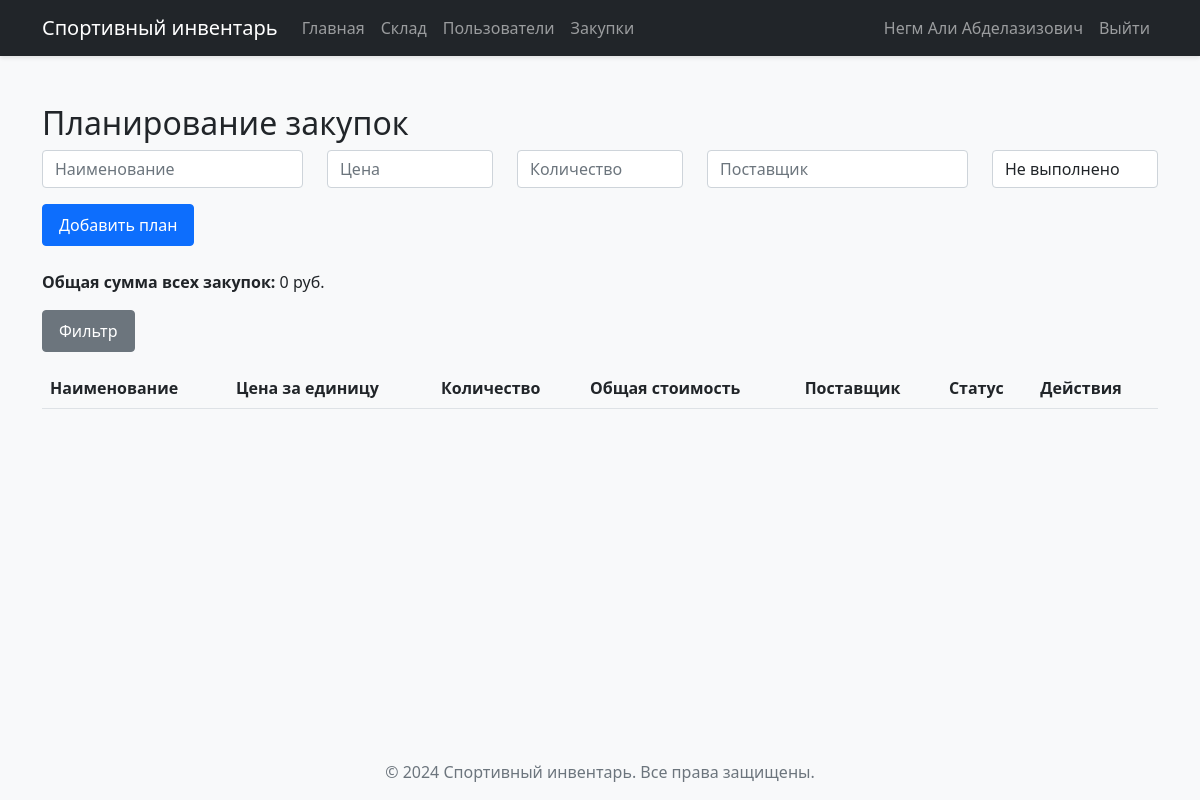
The page /purchases (signed in) on the database as committed earlier.
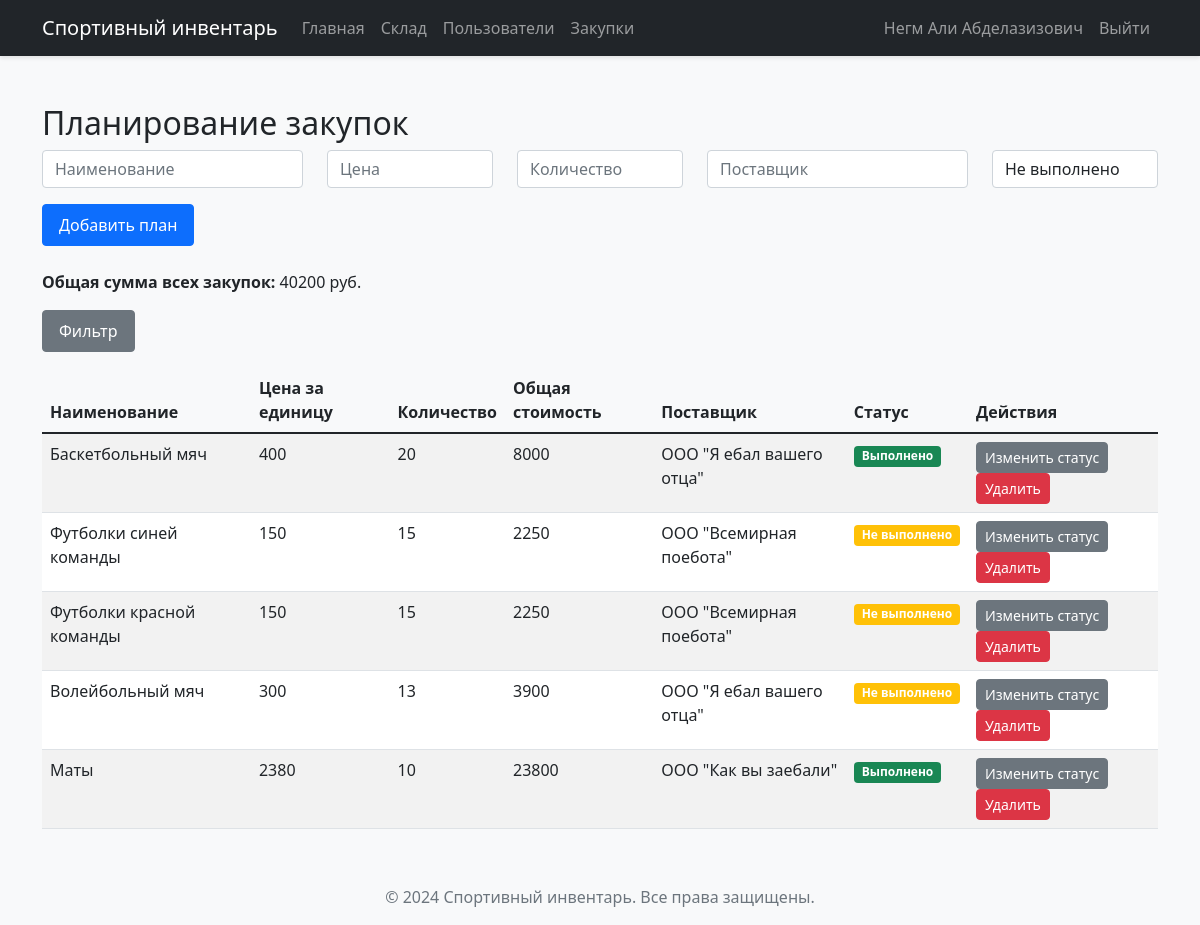
The same page on the database as committed later.
### models.py (models this page shows)
class User(db.Model, UserMixin):
    __tablename__ = 'users'
    id = db.Column(db.Integer(), primary_key=True, unique=True, nullable=False)
    username = db.Column(db.String(64), nullable=False, unique=True)
    email = db.Column(db.String(128), nullable=False, unique=True)
    password = db.Column(db.String(64), nullable=False)
    admin = db.Column(db.Boolean, default=False)
    profile_picture = db.Column(db.String(128), nullable=True)

class Purchases(db.Model, UserMixin):
    __tablename__ = 'purchases'
    id = db.Column(db.Integer(), primary_key=True, nullable=False)
    name_eq = db.Column(db.String(64), nullable=False)
    price = db.Column(db.Integer(), nullable=False)
    count = db.Column(db.Integer())
    supplier = db.Column(db.String())
    status = db.Column(db.Boolean, default=False)
    @property
    def total_price(self):
        return self.price * self.count

### app.py (the view, shortened to what this page needs)
@app.route("/purchases", methods=['GET', 'POST'])
@login_required
def purchases():
    if not current_user.admin:
        flash("Доступ запрещен")
        return redirect(url_for('get_data'))
    purchase_plans = Purchases.query.all()
    return render_template("purchases.html", purchases=purchase_plans)

### app.py (called while the page is built)
@login_manager.user_loader
def load_user(user_id):
    return User.query.get(int(user_id))

### templates/purchases.html (shortened to what this page needs)
{% extends "base.html" %}
{% block content %}
<div class="container mt-4">
    <h2>Планирование закупок</h2>
    <form method="POST" class="mb-4">
        <div class="row">
            <div class="col-md-3">
                <input type="text" class="form-control" name="name_eq" placeholder="Наименование" required>
            </div>
            <div class="col-md-2">
                <input type="number" class="form-control" name="price" placeholder="Цена" required min="0">
            </div>
            <div class="col-md-2">
                <input type="number" class="form-control" name="count" placeholder="Количество" required min="0">
            </div>
            <div class="col-md-3">
                <input type="text" class="form-control" name="supplier" placeholder="Поставщик" required>
            </div>
            <div class="col-md-2">
                <select class="form-control" name="status">
                    <option value="0">Не выполнено</option>
                </select>
            </div>
        </div>
        <button type="submit" class="btn btn-primary mt-3">Добавить план</button>
    </form>
    <div class="mb-3">
        <strong>Общая сумма всех закупок: </strong>
        {{ purchases|sum(attribute='total_price') }} руб.
    </div>
    <div class="mb-3">
        <button class="btn btn-secondary" onclick="toggleFilterMenu()">Фильтр</button>
    </div>
    <div class="table-responsive">
        <table class="table table-striped table-hover">
            <thead class="thead-dark">
                <tr>
                    <th>Наименование</th>
                    <th>Цена за единицу</th>
                    <th>Количество</th>
                    <th>Общая стоимость</th>
                    <th>Поставщик</th>
                    <th>Статус</th>
                    <th>Действия</th>
                </tr>
            </thead>
            <tbody id="purchasesTable">
                {% for purchase in purchases %}
                <tr data-status="{{ 'completed' if purchase.status else 'not_completed' }}">
                    <td>{{ purchase.name_eq }}</td>
                    <td>{{ purchase.price }}</td>
                    <td>{{ purchase.count }}</td>
                    <td>{{ purchase.price * purchase.count }}</td>
                    <td>{{ purchase.supplier }}</td>
                    <td>
                        <span class="badge {% if purchase.status %}bg-success{% else %}bg-warning{% endif %}">
                            {% if purchase.status %}Выполнено{% else %}Не выполнено{% endif %}
                        </span>
                    </td>
                    <td>
                        <button class="btn btn-sm btn-secondary" onclick="toggleStatus('{{ purchase.id }}')">
                            Изменить статус
                        </button>
                        <button class="btn btn-sm btn-danger" onclick="deletePurchase('{{ purchase.id }}')">
                            Удалить
                        </button>
                    </td>
                </tr>
                {% endfor %}
            </tbody>
        </table>
    </div>
</div>
{% endblock %}

### templates/base.html (shortened to what this page needs)
<!DOCTYPE html>
<html lang="ru">
<head>
    <link href="https://cdn.jsdelivr.net/npm/bootstrap@5.1.3/dist/css/bootstrap.min.css" rel="stylesheet">
    <link rel="stylesheet" href="{{ url_for('static', filename='css/style.css') }}">
</head>
<body>
    <nav class="navbar navbar-expand-lg navbar-dark bg-dark">
        <div class="container">
            <a class="navbar-brand" href="{{ url_for('get_data') }}">Спортивный инвентарь</a>
            <div class="collapse navbar-collapse" id="navbarNav">
                <ul class="navbar-nav me-auto">
                    <li class="nav-item">
                        <a class="nav-link" href="{{ url_for('get_data') }}">Главная</a>
                    </li>
                    {% if current_user.is_authenticated and current_user.admin %}
                    <li class="nav-item">
                        <a class="nav-link" href="{{ url_for('storage') }}">Склад</a>
                    </li>
                    <li class="nav-item">
                        <a class="nav-link" href="{{ url_for('users') }}">Пользователи</a>
                    </li>
                    <li class="nav-item">
                        <a class="nav-link" href="{{ url_for('purchases') }}">Закупки</a>
                    </li>
                    {% endif %}
                </ul>
                <ul class="navbar-nav">
                    {% if current_user.is_authenticated %}
                    <li class="nav-item">
                        <a class="nav-link" href="{{ url_for('profile') }}">
                            {{ current_user.username }}
                        </a>
                    </li>
                    <li class="nav-item">
                        <a class="nav-link" href="{{ url_for('logout') }}">Выйти</a>
                    </li>
                    {% endif %}
                </ul>
            </div>
        </div>
    </nav>
    <main class="py-4">
        {% block content %}
        {% endblock %}
    </main>
    <footer class="footer mt-auto py-3 bg-light">
        <div class="container text-center">
            <span class="text-muted">© 2024 Спортивный инвентарь. Все права защищены.</span>
        </div>
    </footer>
</body>
</html>

### static/css/style.css (style rules this page uses)
body { min-height: 100vh; display: flex; flex-direction: column; background-color: #f8f9fa; }
main { flex: 1; }
.footer { margin-top: auto; }
.table { background-color: #fff; }
.table thead { background-color: #f8f9fa; }
.btn { padding: 0.5rem 1rem; border-radius: 0.25rem; }
.btn-sm { padding: 0.25rem 0.5rem; }
.navbar { box-shadow: 0 2px 4px rgba(0, 0, 0, 0.1); }

Rows that differ between the two databases and show on the page:
added Purchases: name_eq "Баскетбольный мяч", price "400", count "20", purchase.price*purchase.count "8000", supplier "ООО \"Я ебал вашего отца\"", status "Выполнено"
added Purchases: name_eq "Футболки синей команды", price "150", count "15", purchase.price*purchase.count "2250", supplier "ООО \"Всемирная поебота\"", status "Не выполнено"
added Purchases: name_eq "Футболки красной команды", price "150", count "15", purchase.price*purchase.count "2250", supplier "ООО \"Всемирная поебота\"", status "Не выполнено"
added Purchases: name_eq "Волейбольный мяч", price "300", count "13", purchase.price*purchase.count "3900", supplier "ООО \"Я ебал вашего отца\"", status "Не выполнено"
added Purchases: name_eq "Маты", price "2380", count "10", purchase.price*purchase.count "23800", supplier "ООО \"Как вы заебали\"", status "Выполнено"
Other text that changed with them:
{{ purchases|sum(attribute='total_price') }}: "0" → "40200"
